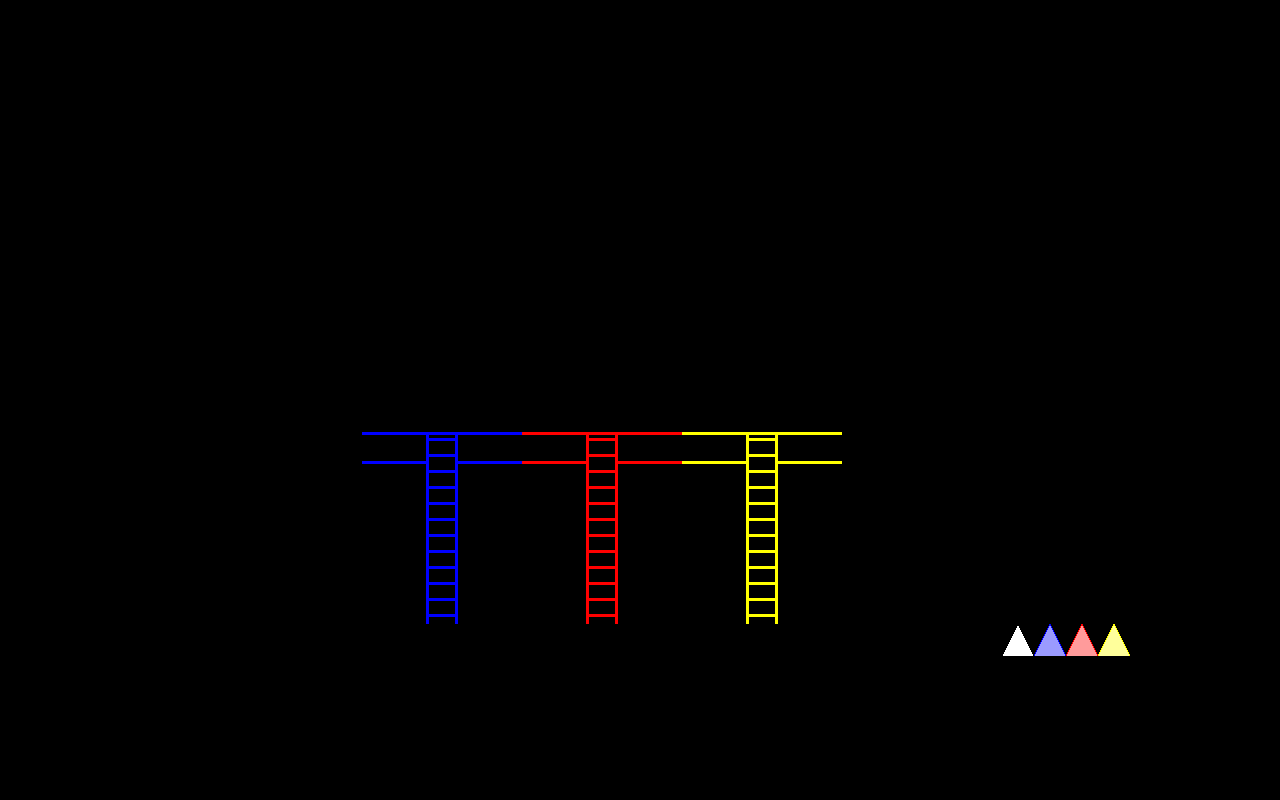

Below is a game level as drawn by its tile map, then a one-line description and the .tmx that defines it (tile-layer data replaced by summaries):
An orthogonal 40x25 tile map with 32x32 px tiles, 1 tile layer (タイル・レイヤー 1) and 3 objects (ブルースイッチ, レッドスイッチ, イエロースイッチ).

<map version="1.0" orientation="orthogonal" renderorder="right-down" width="40" height="25" tilewidth="32" tileheight="32" nextobjectid="19">
 <tileset firstgid="1" name="マップチップ" tilewidth="32" tileheight="32" tilecount="64" columns="8">
  <image source="MapChip.png" width="256" height="256" />
  <tile id="0">
   <properties>
    <property name="地形" value="1" />
   </properties>
   <objectgroup draworder="index" name="足場ライン" />
  </tile>
  <tile id="1">
   <properties>
    <property name="色地形青" value="2" />
   </properties>
  </tile>
  <tile id="2">
   <properties>
    <property name="色地形赤" value="1" />
   </properties>
  </tile>
  <tile id="3">
   <properties>
    <property name="色地形黄色" value="1" />
   </properties>
  </tile>
  <tile id="4">
   <properties>
    <property name="地形" value="1" />
   </properties>
  </tile>
  <tile id="5">
   <properties>
    <property name="色地形青" value="2" />
   </properties>
  </tile>
  <tile id="6">
   <properties>
    <property name="色地形赤" value="1" />
   </properties>
  </tile>
  <tile id="7">
   <properties>
    <property name="色地形黄色" value="1" />
   </properties>
  </tile>
  <tile id="8">
   <properties>
    <property name="地形" value="1" />
   </properties>
  </tile>
  <tile id="9">
   <properties>
    <property name="地形" value="1" />
   </properties>
  </tile>
  <tile id="10">
   <properties>
    <property name="色地形青" value="2" />
   </properties>
  </tile>
  <tile id="11">
   <properties>
    <property name="色地形青" value="2" />
   </properties>
  </tile>
  <tile id="12">
   <properties>
    <property name="色地形赤" value="1" />
   </properties>
  </tile>
  <tile id="13">
   <properties>
    <property name="色地形赤" value="1" />
   </properties>
  </tile>
  <tile id="14">
   <properties>
    <property name="色地形黄色" value="1" />
   </properties>
  </tile>
  <tile id="15">
   <properties>
    <property name="色地形黄色" value="1" />
   </properties>
  </tile>
  <tile id="16">
   <properties>
    <property name="地形" value="1" />
   </properties>
  </tile>
  <tile id="17">
   <properties>
    <property name="地形" value="1" />
   </properties>
  </tile>
  <tile id="18">
   <properties>
    <property name="色地形青" value="2" />
   </properties>
  </tile>
  <tile id="19">
   <properties>
    <property name="色地形青" value="2" />
   </properties>
  </tile>
  <tile id="20">
   <properties>
    <property name="色地形赤" value="1" />
   </properties>
  </tile>
  <tile id="21">
   <properties>
    <property name="色地形赤" value="1" />
   </properties>
  </tile>
  <tile id="22">
   <properties>
    <property name="色地形黄色" value="1" />
   </properties>
  </tile>
  <tile id="23">
   <properties>
    <property name="色地形黄色" value="1" />
   </properties>
  </tile>
  <tile id="24">
   <properties>
    <property name="梯子" value="1" />
   </properties>
  </tile>
  <tile id="25">
   <properties>
    <property name="梯子青" value="1" />
   </properties>
  </tile>
  <tile id="26">
   <properties>
    <property name="梯子赤" value="1" />
   </properties>
  </tile>
  <tile id="27">
   <properties>
    <property name="梯子黄色" value="1" />
   </properties>
  </tile>
  <tile id="28">
   <properties>
    <property name="トゲ" value="1" />
   </properties>
  </tile>
  <tile id="29">
   <properties>
    <property name="トゲ青" value="1" />
   </properties>
  </tile>
  <tile id="30">
   <properties>
    <property name="トゲ赤" value="1" />
   </properties>
  </tile>
  <tile id="31">
   <properties>
    <property name="トゲ黄色" value="1" />
   </properties>
  </tile>
  <tile id="32">
   <properties>
    <property name="梯子" value="1" />
   </properties>
  </tile>
  <tile id="33">
   <properties>
    <property name="梯子青" value="1" />
   </properties>
  </tile>
  <tile id="34">
   <properties>
    <property name="梯子赤" value="1" />
   </properties>
  </tile>
  <tile id="35">
   <properties>
    <property name="梯子黄色" value="1" />
   </properties>
  </tile>
  <tile id="39">
   <properties>
    <property name="地形" value="1" />
   </properties>
  </tile>
 </tileset>
 <layer name="タイル・レイヤー 1" width="40" height="25" offsetx="-86" offsety="-144">
  <data>[1000 cells, 179 non-empty, 23 distinct tile ids]</data>
 </layer>
 <objectgroup name="オブジェクト・レイヤー 1" offsetx="-86.5" offsety="-144.5">
  <object id="16" name="ブルースイッチ" gid="42" x="224.167" y="576.5" width="32" height="32" />
  <object id="17" name="レッドスイッチ" gid="43" x="288.5" y="576.5" width="32" height="32" />
  <object id="18" name="イエロースイッチ" gid="44" x="352.167" y="576.167" width="32" height="32" />
 </objectgroup>
</map>
